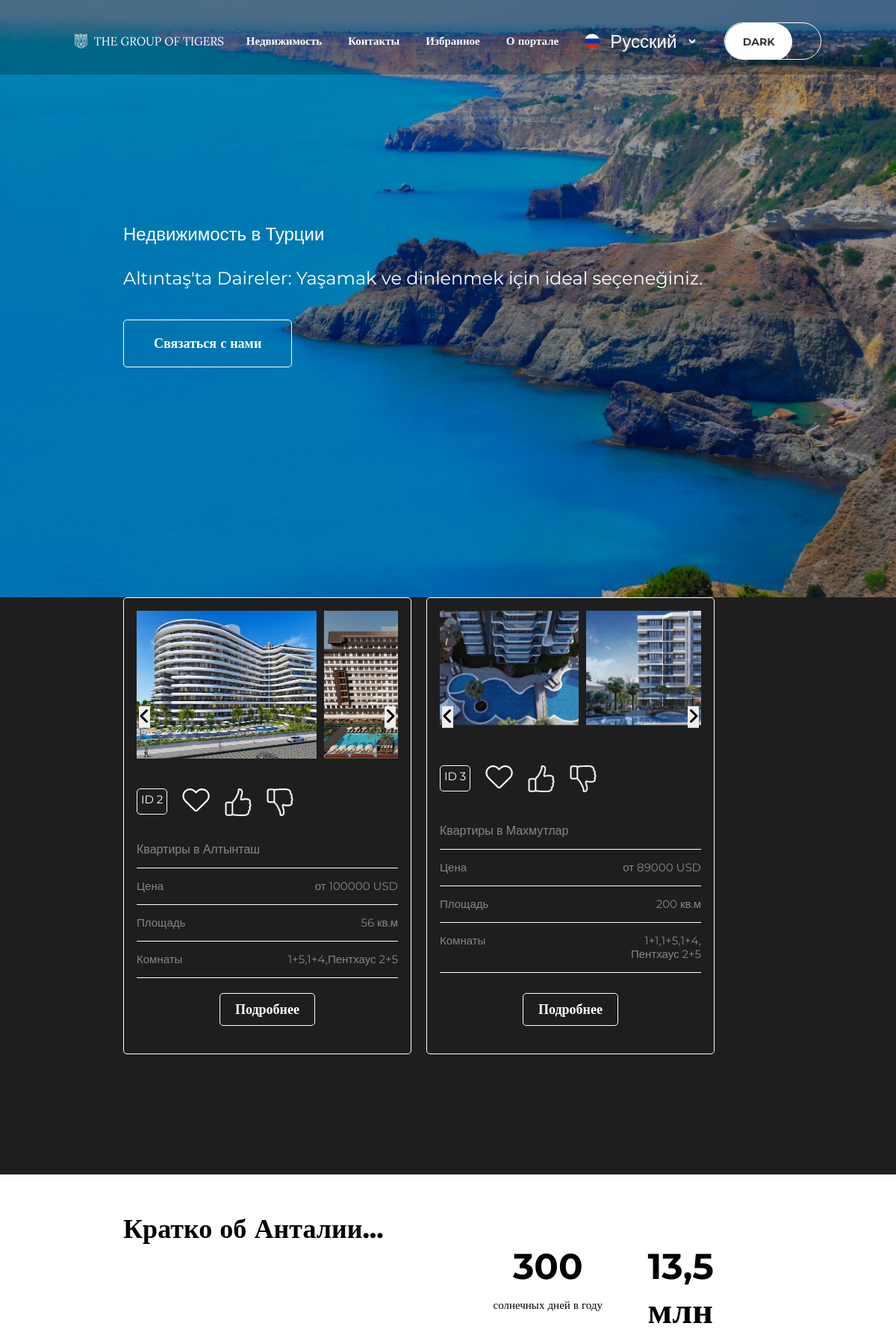
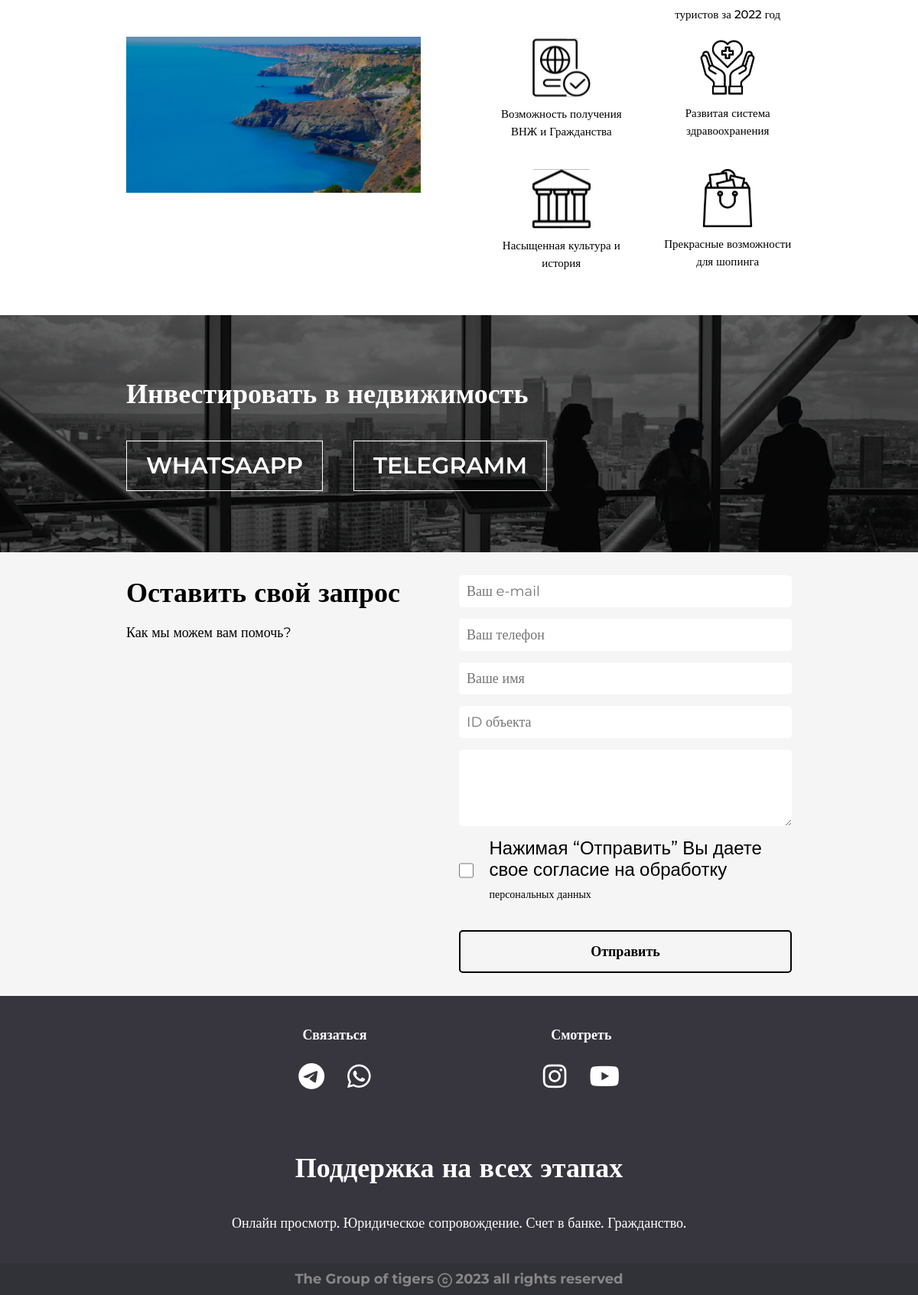
Page /ru/ilan/top/ on the committed database (2 pictures, top to bottom).
### config_site/models.py (models this page shows, shortened)
class Title(models.Model):
    name = models.CharField(
        max_length=255,
        verbose_name="Заголовок",
        help_text="Заголовок страницы",
        unique=True
    )  # заголовок страницы
    def __str__(self):
        return self.name
    class Meta:
        verbose_name = 'Заголовок'
        verbose_name_plural = 'Заголовки'
        db_table = 'title'

class SubTitle(models.Model):
    name = models.CharField(
        max_length=255,
        verbose_name="Заголовок",
        help_text="Заголовок страницы",
        unique=True
    )  # заголовок страницы
    def __str__(self):
        return self.name
    class Meta:
        verbose_name = 'Подзаголовок'
        verbose_name_plural = 'Подзаголовки'
        db_table = 'subtitle'

### ilan/models.py (models this page shows, shortened)
class Image(models.Model):
    image = models.ImageField(
        verbose_name='Изображение',
        help_text='Разрешение изображения должно быть 1920x1080 и выше',
    )
    product = models.ForeignKey(
        Product,
        on_delete=models.PROTECT,
        related_name='images'
    )
    class Meta:
        verbose_name = 'Изображение'
        verbose_name_plural = 'Изображения'

class Product(models.Model):
    title = models.CharField(
        verbose_name="Название (Квартиры с концепцией отеля)",
        max_length=250,
        help_text="Максимум 250 символов",
        unique=True
    )
    description = models.TextField(
        verbose_name="Описание объявления"
    )
    price = models.IntegerField(
        verbose_name="Цена",
        help_text='Максимум 20 символов'
    )
    category = models.ForeignKey(
        Category,
        on_delete=models.PROTECT,
        verbose_name="Категория",
        help_text="Например (Дом).",
    )
    square = models.PositiveSmallIntegerField(
        verbose_name="Площадь",
    )
    rooms = models.ManyToManyField(
        Rooms,
        verbose_name="Комнаты",
    )
    area = models.ForeignKey(
        Area,
        on_delete=models.PROTECT,
        verbose_name="Район (Местонахождения)"
    )
    view = models.ManyToManyField(
        Ip,  # Ip адрес
        verbose_name='View',  # Просмотр
        related_name='view_products',  # related_name='view_products'
        help_text='view count',  # Просмотры
        blank=True,
        null=True,
    )  # View
    created = models.DateTimeField(
        auto_now_add=True,
        verbose_name='Дата создания',
    )  # Дата создания
    updated = models.DateTimeField(
        auto_now=True,
        verbose_name='Дата обновления',
    )  # Дата обновления
    is_active = models.BooleanField(
        default=True,
        verbose_name='Активный',
        help_text='Активный или Скрытый',
    )  # Активный
    slug = models.SlugField(
        max_length=100,  # Максимальная длина 100 символов
        verbose_name='URL',  # URL
        help_text='Max 100 symbols, unique e.g. "alanya-villa-270"',  # URL
        unique=True,
    )  # URL продукта
    top_offer = models.BooleanField(
        help_text="Да/Нет (по умолчанию НЕТ)",
        verbose_name="Топ предложений",
        default=False,
    )
    new_offer = models.BooleanField(
        help_text="Да/Нет (по умолчанию НЕТ)",
        verbose_name="Новые предложения",
        default=False,
    )
    hot_deal = models.BooleanField(
        help_text="Да/Нет (по умолчанию НЕТ)",
        verbose_name="Горячие предложения",
        default=False,
    )
    class Meta:
        verbose_name = 'Объявления'
        verbose_name_plural = 'Объявлении'

### home/models.py (models this page shows)
class Rooms(models.Model):
    title = models.CharField(
        verbose_name="Комнаты в квартире (1+1)",
        max_length=50,
        unique=True,
        help_text="Максимум 50 символов"
    )
    def __str__(self):
        return self.title
    class Meta:
        verbose_name = "Комната"
        verbose_name_plural = "Комнаты"
        db_table = "rooms"

### ilan/views.py (the view)
# urls.py: path('top/', TopProductListView.as_view(), name="top_products"),
class TopProductListView(ListView):
    model = Product
    context_object_name = "products"
    template_name = "ilan/index.html"
    def get_context_data(self, *, object_list=None, **kwargs):
        context = super().get_context_data(**kwargs)
        context["products"] = Product.objects.filter(top_offer=True)
        return context

### templates/ilan/index.html (shortened to what this page needs)
{% extends 'base.html' %}
{% load static %}
{% load i18n %}
{% block content %}
    <div class="sale" id="sale">
        <div class="container">
            <div class="product-grid">
                {% for product in products %}
                    <div class="product-card">
                        <div class="slider owl-carousel" id="slider{{ product.id }}">
                            {% if product.images.all %}
                                {% for image in product.images.all %}
                                    <div>
                                        <img src="{{ image.image.url }}" alt="Product 1" class="image" width="350"
                                             height="290">
                                    </div>
                                {% endfor %}
                            {% endif %}
                        </div>
                        <div class="carousel-nav">
                            <button class="carousel-prev" data-slider="slider{{ product.id }}"><i
                                    class="fa fa-angle-left"></i>
                            </button>
                            <button class="carousel-next" data-slider="slider{{ product.id }}"><i
                                    class="fa fa-angle-right"></i>
                            </button>
                        </div>
                        <ul class="action_product">
                            <li class="id_product">
                                <span>ID&nbsp</span><br>
                                <span>{{ product.id }}</span>
                            </li>
                            <li>
                                <img src="{% static 'img/favorit.svg' %}" onclick="addFavorite({{ product.id }})"
                                     alt="love">
                            </li>
                            <li>
                                <img src="{% static 'img/like.svg' %}" onclick="addLike({{ product.id }})" alt="like">
                            </li>
                            <li>
                                <img src="{% static 'img/dislike.svg' %}" onclick="addDislike({{ product.id }})"
                                     alt="dislike">
                            </li>
                        </ul>
                        <div class="description_product">
                            <div class="description_list">
                                <div class="item-list">
                                    <div class="title-list">{{ product.title }}</div>
                                </div>
                                <div class="item-list">
                                    <div class="price-item">
                                        <ul>
                                            <li>
                                                {% trans 'Цена' %}
                                            </li>
                                            <li>{% trans 'от' %} {{ product.price }} USD</li>
                                        </ul>
                                    </div>
                                </div>
                                <div class="item-list">
                                    <div class="square-item">
                                        <ul>
                                            <li>{% trans 'Площадь' %}</li>
                                            <li>{{ product.square }} {% trans 'кв.м' %}</li>
                                        </ul>
                                    </div>
                                </div>
                                <div class="item-list">
                                    <div class="rooms-list">
                                        <ul>
                                            <li>{% trans 'Комнаты' %}</li>
                                            <li>
                                                <ul>
                                                    {% for room in product.rooms.all %}
                                                        <li>{{ room }}{% if not forloop.last %}, {% endif %}</li>
                                                    {% endfor %}
                                                </ul>
                                            </li>
                                        </ul>
                                    </div>
                                </div>
                            </div>
                        </div>
                        <a href="#" class="btn-more">{% trans 'Подробнее' %}</a>
                    </div>
                {% endfor %}
            </div>
        </div>
    </div>
    <section class="sec2">
        <div class="container">
            <h2 class="aboutSec2">Кратко об Анталии... </h2>
            <div class="sec2Main">
                <div class="sec2Left">
                    <img src="{% static 'img/main.jpg' %}" alt="" class="sec2Content">
                </div>
                <div class="sec2Right">
                    <div class="sec2RightBlock"><h1 class="mainSec2Text">300</h1><h4 class="sec2SomeText">солнечных дней
                        в году</h4></div>
                    <div class="sec2RightBlock"><h1 class="mainSec2Text">13,5 млн</h1><h4 class="sec2SomeText">туристов
                        за 2022 год</h4></div>
                    <div class="sec2RightBlock"><img src="{% static 'img/passport.svg' %}" alt=""
                                                     class="sec2RightBlockPicture"><h4 class="sec2SomeText">Возможность
                        получения ВНЖ и Гражданства</h4></div>
                    <div class="sec2RightBlock"><img src="{% static 'img/health.svg' %}" alt=""
                                                     class="sec2RightBlockPicture"><h4 class="sec2SomeText">Развитая
                        система здравоохранения</h4></div>
                    <div class="sec2RightBlock"><img src="{% static 'img/build.svg' %}" alt=""
                                                     class="sec2RightBlockPicture"><h4 class="sec2SomeText">Насыщенная
                        культура и история</h4></div>
                    <div class="sec2RightBlock"><img src="{% static 'img/shoping.svg' %}" alt=""
                                                     class="sec2RightBlockPicture"><h4 class="sec2SomeText">Прекрасные
                        возможности для шопинга</h4></div>
                </div>
            </div>
        </div>
    </section>
    <section class="sec4">
        <div class="container">
            <h2 class="mainSec4Text">Инвестировать в недвижимость</h2>
            <div class="sec4Buttons">
                <button class="contactButton">WHATSAAPP</button>
                <button class="contactButton">TELEGRAMM</button>
            </div>
        </div>
    </section>
    <section class="sec5">
        <div class="container">
            <div class="sec5main">
                <div class="sec5Left">
                    <div class="sec5MainText">
                        <h1 class="acquire">Оставить свой запрос</h1>
                        <h4 class="otherText">Как мы можем вам помочь?</h4>
                    </div>
                </div>
                <div class="sec5Right">
                    <input type="text" placeholder="Ваш e-mail" name="customer_email" required class="emailInp sec5Inp">
                    <input type="text" placeholder="Ваш телефон" required class="phoneInp sec5Inp">
                    <input type="text" placeholder="Ваше имя" required class="nameInp sec5Inp">
                    <input type="text" placeholder="ID объекта" required class="IDInp sec5Inp">
                    <textarea class="sec5Textarea"></textarea>
                    <div class="agreeingBlock">
                        <input type="checkbox" class="agree">
                        <h4 class="checkText">Нажимая “Отправить” Вы даете свое согласие на обработку
                            <a href="#" class="sec5Link">персональных данных</a></h4>
                    </div>
                    <button class="send">Отправить</button>
                </div>
            </div>
        </div>
    </section>
{% endblock %}

### templates/include/header.html (shortened to what this page needs)
{% load i18n %}
{% load static %}
<header>
    <div class="headerTop">
        <div class="headerTopElements">
            <div class="navLeft">
                <img src="{% static 'img/svg/logo__.svg' %}" alt="" class="logo">
            </div>
            <div class="navRight">
                <ul class="pages">
                    <li class="options"><a href="{% url 'home' %}">{% trans "Недвижимость" %}</a></li>
                    <li class="options"><a href="#">{% trans "Контакты" %}</a></li>
                    <li class="options"><a href="{% url 'favorite' %}">{% trans "Избранное" %}</a></li>
                    <li class="options"><a href="{% url 'about' %}">{% trans "О портале" %}</a></li>
                    <li class="options langOptions">
                        <img src="{% static 'img/flags/ru.svg' %}" alt="ru" width="20px" id="flag">
                        <form action="{% url 'set_language' %}" method="post">{% csrf_token %}
                            <select name="language">
                                {% get_current_language as LANGUAGE_CODE %}
                                {% get_available_languages as LANGUAGES %}
                                {% get_language_info_list for LANGUAGES as languages %}
                                {% for language in languages %}
                                    <option value="{{ language.code }}"{% if language.code == LANGUAGE_CODE %}
                                            selected{% endif %}>
                                        {{ language.name_local }}
                                    </option>
                                {% endfor %}
                            </select>
                        </form>
                    <li class="options">
                        <label><input type="checkbox" class="theme">
                            <span class="forTheme"></span>
                        </label></li>
                </ul>
            </div>
        </div>
    </div>
    <div class="container">
        <div class="headerMain">
            <h2 class="MainText">{{ title }}</h2>
            <h4 class="SomeText">{{ subtitle }}</h4>
            <button class="contactWithUs">{% trans 'Связаться с нами' %}</button>
        </div>
    </div>
</header>

### rows in the picture
Title: name "Недвижимость в Турции"
SubTitle: name "Altıntaş'ta Daireler: Yaşamak ve dinlenmek için ideal seçeneğiniz."
Product: id "2", title "Квартиры в Алтынташ", price "100000", square "56"
Image: image (picture)
Image: image (picture)
Rooms: title "1+5"
Rooms: title "1+4"
Rooms: title "Пентхаус 2+5"
Product: id "3", title "Квартиры в Махмутлар", price "89000", square "200"
Image: image (picture)
Image: image (picture)
Rooms: title "1+1"

### other values in the picture
form field language "Русский"
